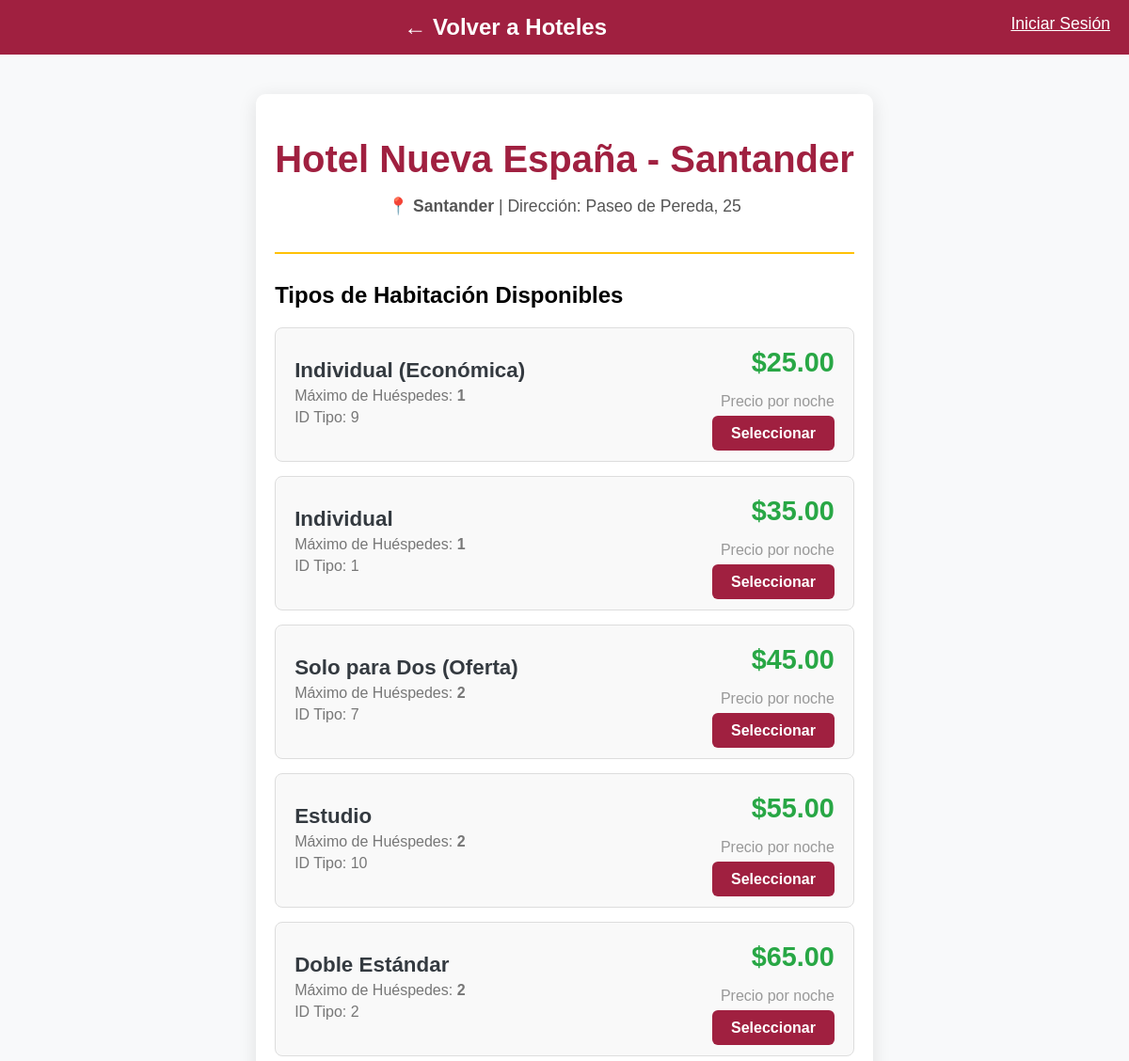
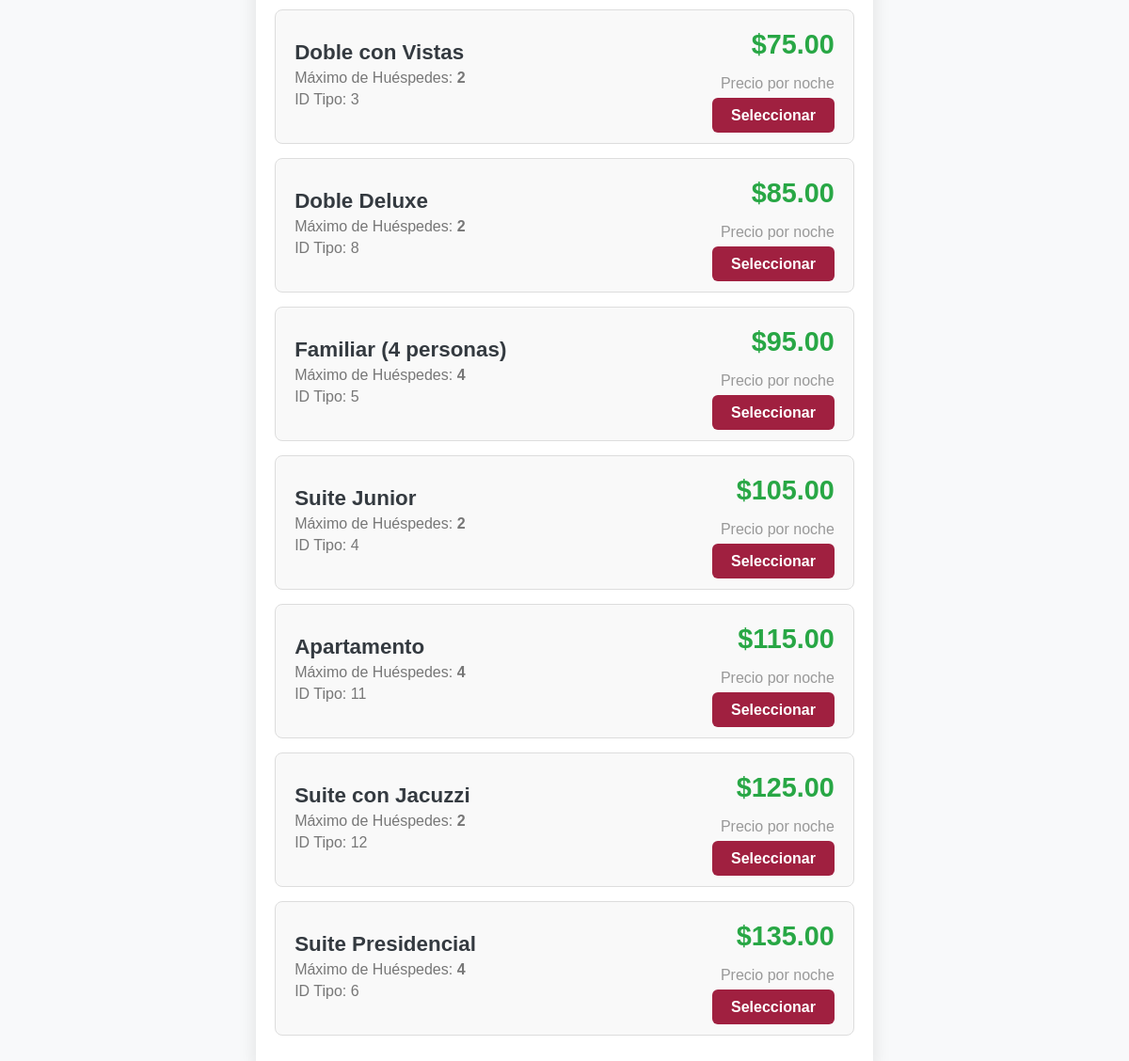
Page /hotel.php?hotel_id=2 on the committed database (2 pictures, top to bottom).
### tables this page shows
CREATE TABLE Hotels (
    Id INT PRIMARY KEY AUTO_INCREMENT,
    Name VARCHAR(255),
    City VARCHAR(100),
    Address VARCHAR(255)
);

CREATE TABLE RoomType (
    Id INT PRIMARY KEY AUTO_INCREMENT,
    Name VARCHAR(100),
    Guests INT,
    CostPerNight DECIMAL(10, 2)
);

### hotel.php (the view, shortened to what this page needs)
<?php
include('conexion.php');
$hotel_id = isset($_GET['hotel_id']) ? (int)$_GET['hotel_id'] : 0;
$tarifasBase = [
    'Toledo' => 20,
    'Valencia' => 30,
    'Santander' => 25
];
$incrementoPorCiudad = [
    'Toledo' => 15,
    'Valencia' => 12,
    'Santander' => 10
];
function obtenerDetallesHotel($conn, $id) {
    $sql = "SELECT Id, Name, City, Address FROM Hotels WHERE Id = ?";
    $stmt = $conn->prepare($sql);
    $stmt->bind_param("i", $id);
    $stmt->execute();
    $resultado = $stmt->get_result();
    return $resultado->fetch_assoc();
}
function obtenerTiposHabitacion($conn) {
    $sql = "SELECT Id, Name, Guests FROM RoomType ORDER BY CostPerNight ASC";
    $resultado = $conn->query($sql);
    return $resultado->fetch_all(MYSQLI_ASSOC);
}
$hotel = obtenerDetallesHotel($conn, $hotel_id);
$tiposHabitacion = obtenerTiposHabitacion($conn);
$ciudad = $hotel['City'];
$precioBase = $tarifasBase[$ciudad] ?? 50;
$incremento = $incrementoPorCiudad[$ciudad] ?? 15;
$habitacionesDisponibles = [];
$contador = 0;
foreach ($tiposHabitacion as $tipo) {
    $precioCalculado = $precioBase + ($contador * $incremento);
    $tipo['PrecioNoche'] = number_format($precioCalculado, 2, '.', '');
    $habitacionesDisponibles[] = $tipo;
    $contador++;
}
$is_logged_in = isset($_SESSION['user_id']);
$user_name = $is_logged_in ? htmlspecialchars($_SESSION['user_name']) : '';
?>
<!DOCTYPE html>
<html lang="es">
<head>
    <link rel="stylesheet" href="styleCarlos.css">
</head>
<body>
    <nav style="background:#a02040; color:white; padding:15px; text-align:center; position:fixed; top:0; width:100%; z-index:1000;">
        <a href="index.php" style="color:white; text-decoration:none; font-size:1.5em; font-weight:bold;">← Volver a Hoteles</a>
        <span style="float:right; margin-right: 20px; font-size:1.1em;">
            <?php echo $is_logged_in ? "Bienvenido, " . $user_name : '<a href="login.php" style="color:white;">Iniciar Sesión</a>'; ?>
        </span>
    </nav>
    <div class="container">
        <div class="hotel-header">
            <h1><?php echo htmlspecialchars($hotel['Name']); ?></h1>
            <p class="hotel-info">📍 <strong><?php echo htmlspecialchars($ciudad); ?></strong> | Dirección: <?php echo htmlspecialchars($hotel['Address']); ?></p>
        </div>
        <h2>Tipos de Habitación Disponibles</h2>
        <ul class="room-listing">
            <?php foreach ($habitacionesDisponibles as $room): ?>
            <li class="room-card">
                <div class="room-details">
                    <h3><?php echo htmlspecialchars($room['Name']); ?></h3>
                    <p>Máximo de Huéspedes: <strong><?php echo htmlspecialchars($room['Guests']); ?></strong></p>
                    <p>ID Tipo: <?php echo htmlspecialchars($room['Id']); ?></p>
                </div>
                <div class="room-price">
                    <strong>$<?php echo htmlspecialchars($room['PrecioNoche']); ?></strong>
                    <p style="color: #999;">Precio por noche</p>
                    <a href="reserva_proceso.php?hotel_id=<?php echo $hotel['Id']; ?>&room_type_id=<?php echo $room['Id']; ?>" class="btn-select">
                        Seleccionar
                    </a>
                </div>
            </li>
            <?php endforeach; ?>
        </ul>
    </div>
</body>
</html>

### styleCarlos.css (style rules this page uses)
body { font-family: Arial, sans-serif; background: #f4f4f4; display: flex; align-items: center; justify-content: center; min-height: 100vh; margin: 0; }

### hotel.php (style rules this page uses)
:root { --color-primary: #a02040; --color-secondary: #ffc107; --color-dark: #343a40; --color-light: #f8f9fa; }
body { background-color: var(--color-light); font-family: Arial, sans-serif; margin: 0; }
.container { max-width: 1000px; margin: 100px auto 50px auto; padding: 20px; background: #fff; border-radius: 10px; box-shadow: 0 4px 20px rgba(0,0,0,0.1); }
.hotel-header { text-align: center; padding-bottom: 20px; border-bottom: 2px solid var(--color-secondary); margin-bottom: 30px; }
.hotel-header h1 { color: var(--color-primary); font-size: 2.5em; margin-bottom: 5px; }
.hotel-info { color: #555; font-size: 1.1em; }
.room-listing { list-style: none; padding: 0; }
.room-card { display: flex; justify-content: space-between; align-items: center; background: #f9f9f9; border: 1px solid #ddd; padding: 20px; margin-bottom: 15px; border-radius: 8px; transition: box-shadow 0.3s; }
.room-details h3 { margin: 0 0 5px 0; color: var(--color-dark); font-size: 1.4em; }
.room-details p { margin: 5px 0; color: #777; }
.room-price { text-align: right; }
.room-price strong { display: block; font-size: 1.8em; color: #28a745; margin-bottom: 10px; }
.btn-select { background-color: var(--color-primary); color: white; padding: 10px 20px; border-radius: 6px; text-decoration: none; font-weight: bold; transition: background-color 0.2s; }

### rows in the picture
hotels: Name "Hotel Nueva España - Santander", City "Santander", Address "Paseo de Pereda, 25"
roomtype: Name "Individual (Económica)", Guests "1", Id "9", PrecioNoche "25.00"
roomtype: Name "Individual", Guests "1", Id "1", PrecioNoche "35.00"
roomtype: Name "Solo para Dos (Oferta)", Guests "2", Id "7", PrecioNoche "45.00"
roomtype: Name "Estudio", Guests "2", Id "10", PrecioNoche "55.00"
roomtype: Name "Doble Estándar", Guests "2", Id "2", PrecioNoche "65.00"
roomtype: Name "Doble con Vistas", Guests "2", Id "3", PrecioNoche "75.00"
roomtype: Name "Doble Deluxe", Guests "2", Id "8", PrecioNoche "85.00"
roomtype: Name "Familiar (4 personas)", Guests "4", Id "5", PrecioNoche "95.00"
roomtype: Name "Suite Junior", Guests "2", Id "4", PrecioNoche "105.00"
roomtype: Name "Apartamento", Guests "4", Id "11", PrecioNoche "115.00"
roomtype: Name "Suite con Jacuzzi", Guests "2", Id "12", PrecioNoche "125.00"
roomtype: Name "Suite Presidencial", Guests "4", Id "6", PrecioNoche "135.00"
